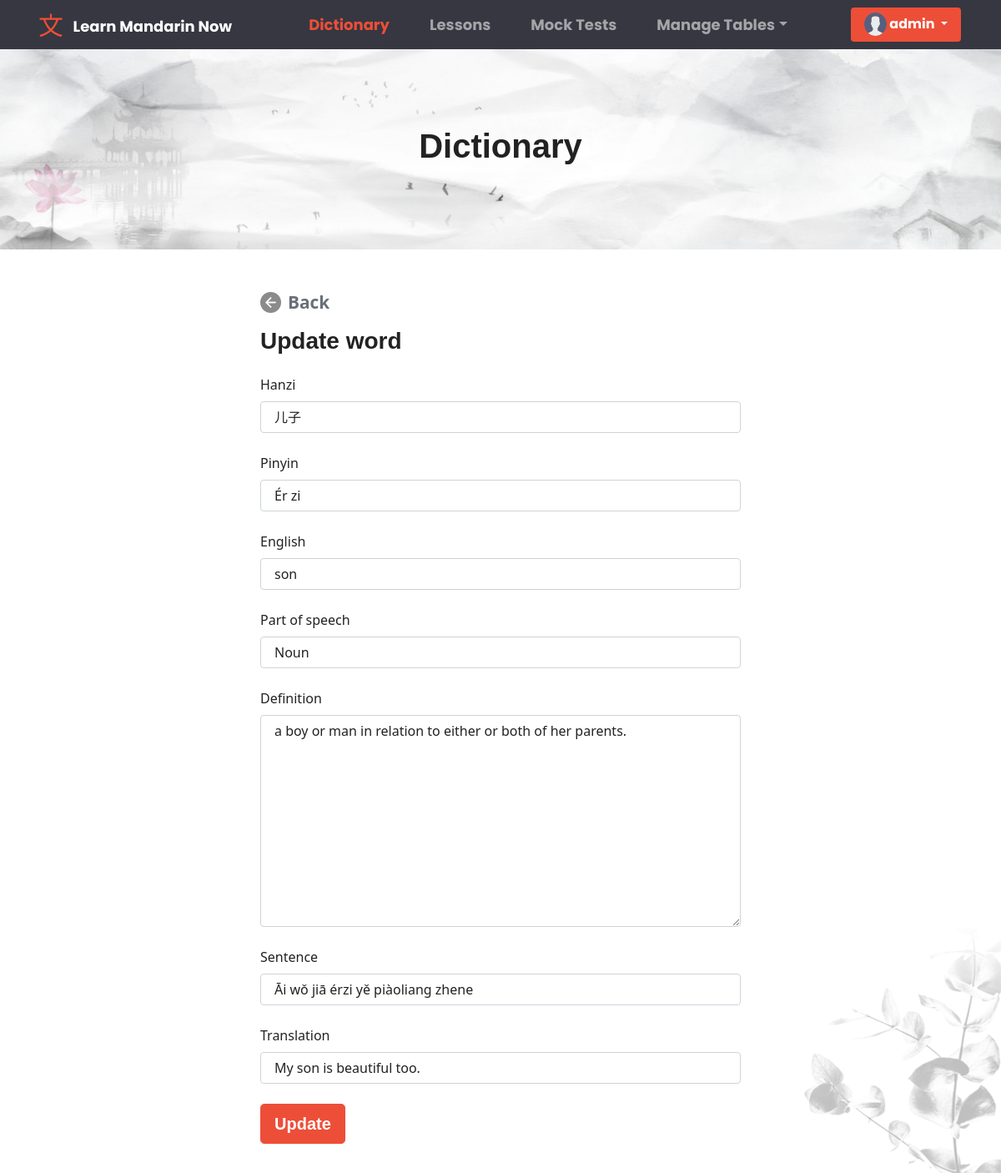
/superuser/edit-word/12/ (signed in), run on the app's committed database.
### base/models.py (models this page shows, shortened)
class User(AbstractUser):
    fname = models.CharField(max_length=200, null=True)
    lname = models.CharField(max_length=200, null=True)
    email = models.EmailField(unique = True, null=True)
    bio = models.TextField(null=True)
    avatar = models.ImageField(null=True, default="avatar.svg")
    REQUIRED_FIELDS = []
    class Meta:
        ordering = ['username']

class DictionaryList(models.Model):
    hanzi = models.CharField(max_length=200, null=True)
    pinyin = models.CharField(max_length=200, null=True)
    english = models.CharField(max_length=200, null=True)
    part_of_speech = models.ForeignKey(SpeechList, on_delete=models.SET_NULL, null=True)
    definition = models.TextField(null=True, blank=True)
    sentence = models.CharField(max_length=200, null=True)
    translation = models.CharField(max_length=200, null=True)
    updated = models.DateTimeField(auto_now=True)
    created = models.DateTimeField(auto_now_add=True)
    class Meta:
        ordering = ['-updated', '-created']

### base/views.py (the view, shortened to what this page needs)
# urls.py: path('superuser/edit-word/<str:pk>/', views.AdminEditWordToDictionary, name = 'superuser-edit-word'),
@login_required(login_url='anonymous')
def AdminEditWordToDictionary(request, pk):
    label = 'Update'
    dict_list = DictionaryList.objects.get(id=pk)
    form = DictionaryListForm(instance=dict_list)
    if request.user.is_authenticated and not request.user.is_staff:
        messages.warning(request, "Access denied, 403 forbidden page!")
        return redirect('dictionary')
    context = {
        'form' : form,
        'label' : label,
    }
    return render(request, 'dictionary_edit_add.html', context)

### base/forms.py
class DictionaryListForm(ModelForm):
    class Meta:
        model = DictionaryList
        fields = ['hanzi', 'pinyin', 'english', 'part_of_speech', 'definition', 'sentence', 'translation']
    def __init__(self, *args, **kwargs):
        super().__init__(*args, **kwargs)
        self.fields['hanzi'].widget.attrs.update({'class': 'form-control', 'placeholder': 'Hanzi'})
        self.fields['pinyin'].widget.attrs.update({'class': 'form-control', 'placeholder': 'Pinyin'})
        self.fields['english'].widget.attrs.update({'class': 'form-control', 'placeholder': 'English'})
        self.fields['part_of_speech'].widget.attrs.update({'class': 'form-control', 'placeholder': 'Part of speech'})
        self.fields['definition'].widget.attrs.update({'class': 'form-control', 'placeholder': 'Definition'})
        self.fields['sentence'].widget.attrs.update({'class': 'form-control', 'placeholder': 'Example in a sentence'})
        self.fields['translation'].widget.attrs.update({'class': 'form-control', 'placeholder': 'Translation of the sentence'})

### base/models.py (called while the page is built)
    def __str__(self):
        return self.speech

### templates/dictionary_edit_add.html (shortened to what this page needs)
{% extends 'main.html' %} {% block content %} {% load static%}
<link rel="stylesheet" href="{% static 'css/dictionaryAdd_Edit.css' %}" />
<div class="container-fluid">
  <div class="row mb-5" id="dictionary_header">
    <h1 class="text-center">Dictionary</h1>
  </div>
  <div class="row justify-content-center" style="margin-bottom:3%">
    <div class="col col-lg-6">
      <form action="" method="POST">
          <a href="{%url 'dictionary'%}" id="back_btn">
            <img src="{% static 'images/back_icon.png' %}" class="navbar_mini_icon">
             Back
          </a>
        <h3 style="margin: 0%;"> {{label}}  {% if label == 'Add' %}new word{% else %}word{%endif%}</h3>
        <div class="col-sm-12">
            {% for fields in form %}
          <div class="form-group">
            <label for="" class="form-label mt-4"> {{fields.label}}</label> </label>
            {{ fields }}
          </div>
          {% endfor %}
        </div>
        <div class="form-group">
          <br />
          <button type="submit" class="btn btn-primary btn-lg btn-block">
            {{label}}
          </button>
        </div>
      </form>
    </div>
  </div>
</div>
<img src="{% static 'images/right_bgImg.png' %}" id="right_bg_img">
{% endblock content %}

### templates/navbar.html (shortened to what this page needs)
{% load static %}
<link rel="stylesheet" href="{% static 'css/navbar.css' %}" />
<nav class="navbar navbar-expand-lg navbar-dark" id="navbar_header">
  <div class="container-fluid">
    <img src="{% static 'images/navbar_logo.png' %}" id="navbar_logo">
    <a class="navbar-brand" href="{% url 'dictionary' %}" id="logo_text">Learn Mandarin Now</a>
    <div class="collapse navbar-collapse" id="navbarColor02">
      <ul class="navbar-nav me-auto navbar_menuChouce">
        <li class="nav-item">
          <a class="nav-link navigation_choices" href="{% url 'dictionary' %}"
             id="dictionary_page">Dictionary
          </a>
        </li>
        <li class="nav-item">
          <a class="nav-link navigation_choices" href="{% url 'lessons' %}" id="lesson_page">Lessons</a>
        </li>
        <li class="nav-item">
          <a class="nav-link navigation_choices" href="{% url 'mocktest' %}" id="mocktest_page">Mock Tests</a>
        </li>
        {% if request.user.is_authenticated and request.user.is_staff %}
        <li class="nav-item dropdown">
          <a
            class="nav-link dropdown-toggle navigation_choices"
            data-bs-toggle="dropdown"
            href="#"
            role="button"
            aria-haspopup="true"
            aria-expanded="false"
             id="Manage_table">Manage Tables</a
          >
        </li>
        {% endif %}
      </ul>
      <div class="d-flex">
        {% if request.user.is_authenticated %}
        <div class="dropdown">
          <button
            class="btn btn-primary dropdown-toggle button_profile" id="test"
            type="button"
            id="dropdownMenuButton1"
            data-bs-toggle="dropdown"
            aria-expanded="false"
          >
            <img
              class="rounded-circle"
              src="{{request.user.avatar.url}}"
              alt="profile"
              style="height: 1.7rem; width: 1.7rem; margin-bottom: 1px"
            />
            {{request.user.username}}
          </button>
        </div>
        {% endif %}
      </div>
    </div>
  </div>
</nav>

### static/css/navbar.css (style rules this page uses)
#test { font-family: 'Poppins', sans-serif; }
#navbar_header { background-color: #363740; padding-right: 3%; }
.navbar_menuChouce { margin: 0% auto; }
#navbar_logo { height: 4vh; margin-right: 1%; margin-left: 3%; width: auto; }
#logo_text { font-family: 'Poppins', sans-serif; text-transform: capitalize; }
.button_profile { border: none; }
.navigation_choices { font-family: 'Poppins', sans-serif; margin: 0% 1rem; }
.navbar_mini_icon { height: 25px; width: auto; margin-right: .5rem; }

### static/css/dictionaryAdd_Edit.css (style rules this page uses)
#dictionary_header { height: 30vh; margin-bottom: 2rem; display: flex; align-items: center; justify-content: center; background-image: url(../../static/images/dictionary_headerBg.png); background-position: bottom center; background-repeat: no-repeat; background-size: cover; }
#back_btn { text-decoration: none; color: #696F79; font-size: 1.3rem; font-weight: bold; margin: 0%; padding: 0%; display: flex; align-items: center; margin-right: 4rem; margin-bottom: 1rem; }
#right_bg_img { position: fixed; height: 40vh; width: auto; right: 0; bottom: 0; }

### templates/main.html (style rules this page uses)
* { box-sizing: border-box; }
img { -webkit-user-drag: none; -khtml-user-drag: none; -moz-user-drag: none; -o-user-drag: none; object-fit: cover; }

### data on the page
User: user.avatar (placeholder picture), user.username "admin"
DictionaryList: form "儿子" "Ér zi" "son" "Noun" "a boy or man in relation to either or both of her parents." "Āi wǒ jiā érzi yě piàoliang zhene" "My son is beautiful too."

### other printed values
{{ label }} "Update"
{{ fields.label }} "Hanzi" "Pinyin" "English" "Part of speech" "Definition" "Sentence" "Translation"
